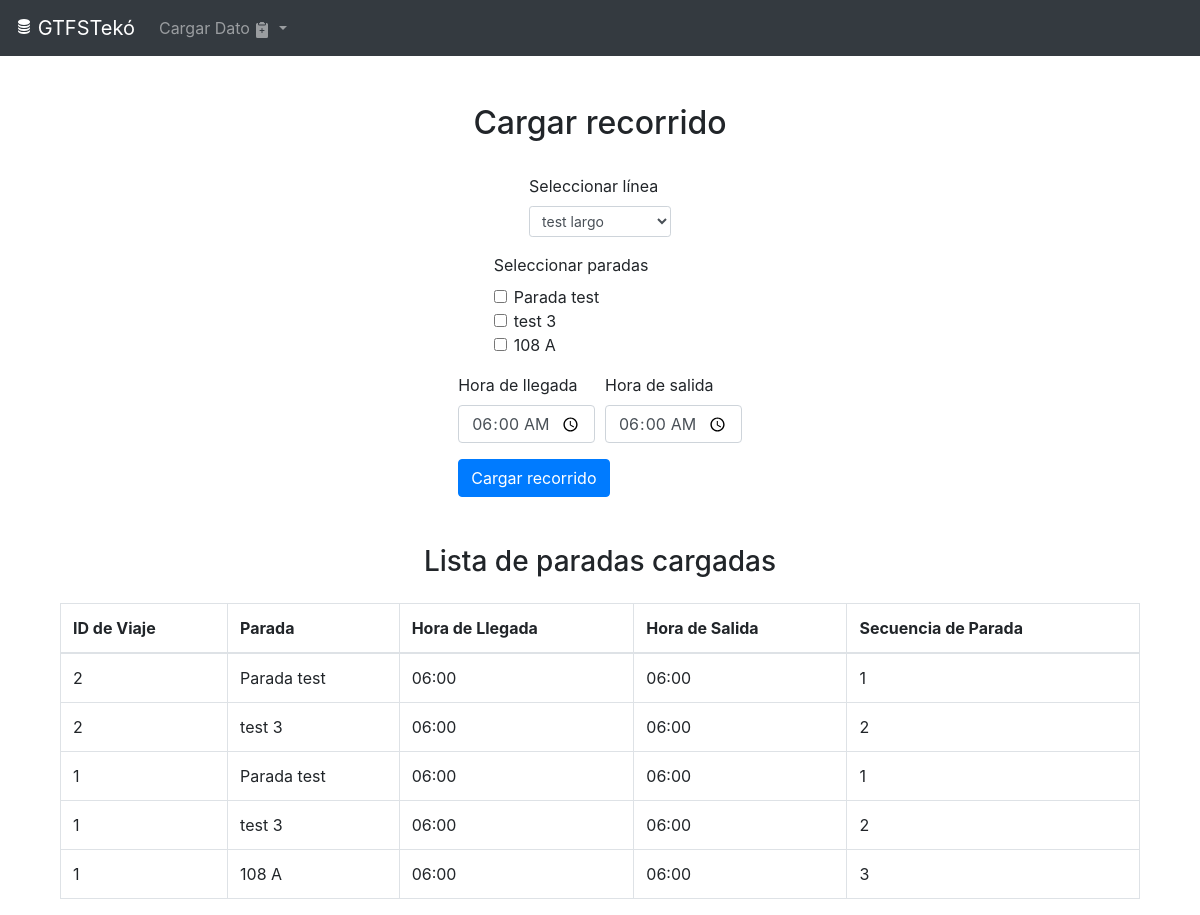
/gtfs/cargar_recorrido, run on an earlier commit of the app's database.
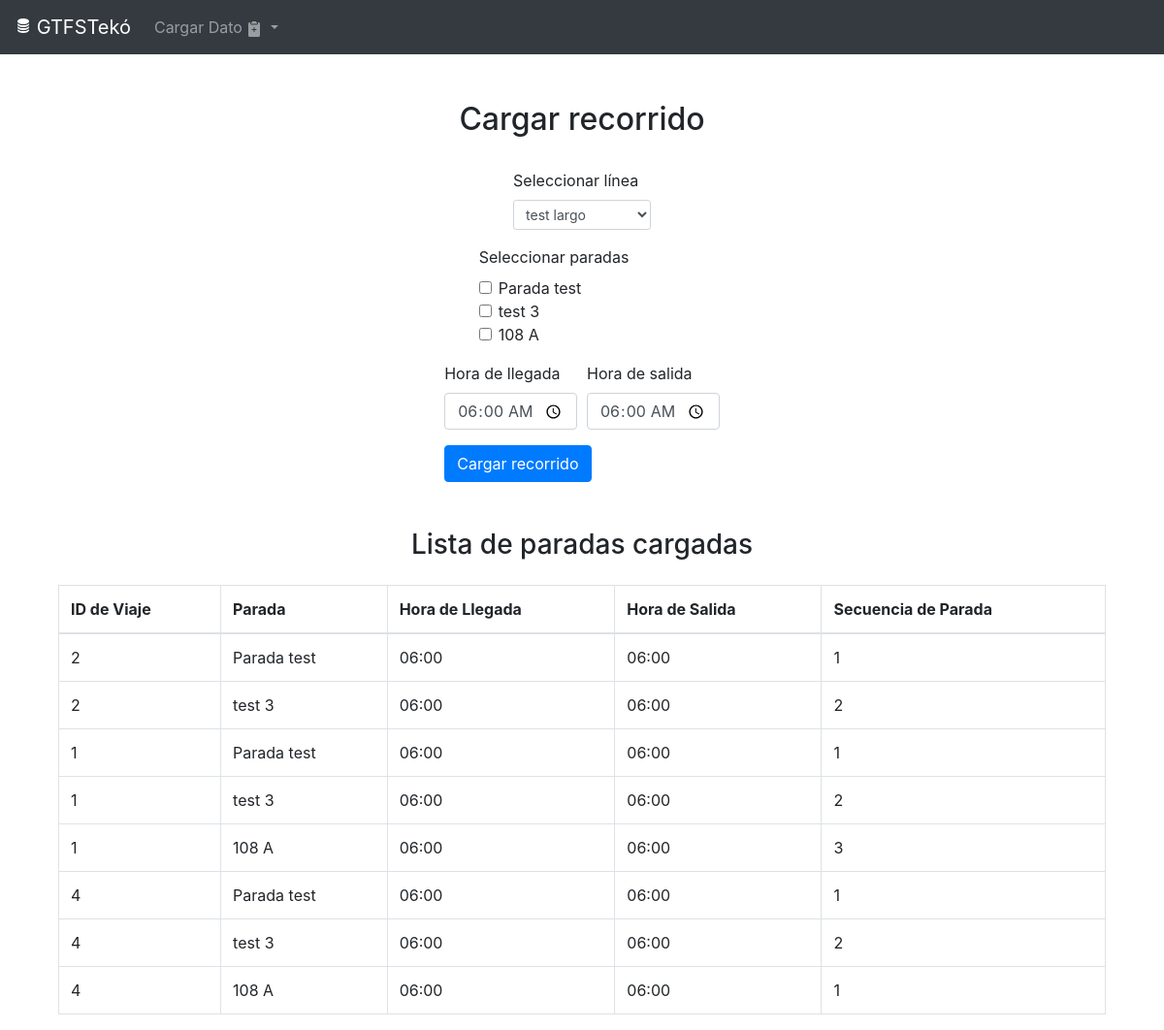
And on a later commit of the database.
### models/models.py (models this page shows)
class Stop(db.Model):
    stop_id = db.Column(db.Integer, primary_key=True)
    stop_name = db.Column(db.String(100), nullable=False)
    stop_lat = db.Column(db.Float, nullable=False)
    stop_lon = db.Column(db.Float, nullable=False)
    stop_desc = db.Column(db.String(100))

class StopTime(db.Model):
    trip_id = db.Column(db.Integer, db.ForeignKey('trip.trip_id'), primary_key=True)
    stop_id = db.Column(db.Integer, db.ForeignKey('stop.stop_id'), primary_key=True)
    arrival_time = db.Column(db.String(8), nullable=False)
    departure_time = db.Column(db.String(8), nullable=False)
    stop_sequence = db.Column(db.Integer, nullable=False)

### routes/recorrido_routes.py (the view, shortened to what this page needs)
@gtfs_bp.route('/cargar_recorrido', methods=['GET', 'POST'])
def cargar_recorrido():
    routes = Route.query.all()
    stops = Stop.query.all()
    stop_times = StopTime.query.all()
    return render_template('cargar_recorrido.html', routes=routes, stops=stops, stop_times=stop_times)
    routes = Route.query.all()
    stops = Stop.query.all()
    stop_times = StopTime.query.all()
    return render_template('cargar_recorrido.html', routes=routes, stops=stops, stop_times=stop_times)

### templates/cargar_recorrido.html (shortened to what this page needs)
{% extends "base.html" %}
{% block content %}
<div class="container mt-5 d-flex align-items-center flex-column">
    <h2 class="text-center">Cargar recorrido</h2>
    <form method="POST" action="{{ url_for('gtfs.cargar_recorrido') }}" class="mt-4">
        <div class="d-flex justify-content-center">
            <div class="form-group w-50">
                <label for="route_id">Seleccionar línea</label>
                <select class="form-control form-control-sm" id="route_id" name="route_id" required>
                    {% for route in routes %}
                    <option value="{{ route.route_id }}">{{ route.route_long_name }}</option>
                    {% endfor %}
                </select>
            </div>
        </div>
        <div class="d-flex justify-content-center">
            <div class="form-group w-75">
                <label for="stops">Seleccionar paradas</label>
                <div class="form-check">
                    {% for stop in stops %}
                    <input type="checkbox" class="form-check-input" id="stop_{{ stop.stop_id }}" name="stop_ids" value="{{ stop.stop_id }}">
                    <label class="form-check-label" for="stop_{{ stop.stop_id }}">{{ stop.stop_name }}</label><br>
                    {% endfor %}
                </div>
            </div>
        </div>
        <div class="d-flex justify-content-center">
            <div class="form-row">
                <div class="form-group col">
                    <label for="arrival_time">Hora de llegada</label>
                    <input type="time" class="form-control" id="arrival_time" name="arrival_time" value="06:00" required>
                </div>
                <div class="form-group col">
                    <label for="departure_time">Hora de salida</label>
                    <input type="time" class="form-control" id="departure_time" name="departure_time" value="06:00" required>
                </div>
            </div>
        </div>
        <button type="submit" class="btn btn-primary">Cargar recorrido</button>
    </form>
    <h3 class="mt-5">Lista de paradas cargadas</h3>
    <table class="table table-bordered mt-3">
        <thead>
            <tr>
                <th>ID de Viaje</th>
                <th>Parada</th>
                <th>Hora de Llegada</th>
                <th>Hora de Salida</th>
                <th>Secuencia de Parada</th>
            </tr>
        </thead>
        <tbody>
            {% for stop_time in stop_times %}
            <tr>
                <td>{{ stop_time.trip_id }}</td>
                <td>
                    {% for stop in stops %}
                        {% if stop.stop_id == stop_time.stop_id %}
                            {{ stop.stop_name }}
                        {% endif %}
                    {% endfor %}
                </td>
                <td>{{ stop_time.arrival_time }}</td>
                <td>{{ stop_time.departure_time }}</td>
                <td>{{ stop_time.stop_sequence }}</td>
            </tr>
            {% endfor %}
        </tbody>
    </table>
</div>
{% endblock %}

### templates/base.html (shortened to what this page needs)
<!DOCTYPE html>
<html lang="en">
<head>
    <link rel="stylesheet" href="https://stackpath.bootstrapcdn.com/bootstrap/4.5.2/css/bootstrap.min.css">
</head>
<body>
    {% include 'navbar.html' %}
    <div class="container">
        {% block content %}{% endblock %}
    </div>
</body>
</html>

### templates/navbar.html (shortened to what this page needs)
<nav class="navbar navbar-expand-lg navbar-dark bg-dark">
    <a class="navbar-brand" href="{{ url_for('index') }}">
        GTFSTekó</a>
    <div class="collapse navbar-collapse" id="navbarNav">
        <ul class="navbar-nav mr-auto">
            <li class="nav-item dropdown">
                <a class="nav-link dropdown-toggle" href="#" id="navbarDropdownCargar" role="button" data-toggle="dropdown" aria-haspopup="true" aria-expanded="false">
                     Cargar Dato
                </a>
            </li>
        </ul>
    </div>
</nav>

What changed in the data, as far as the page shows it:
added StopTime: trip_id "4", arrival_time "06:00", departure_time "06:00", stop_sequence "1", Stop (stop_name "Parada test")
added StopTime: trip_id "4", arrival_time "06:00", departure_time "06:00", stop_sequence "2", Stop (stop_name "test 3")
added StopTime: trip_id "4", arrival_time "06:00", departure_time "06:00", stop_sequence "1", Stop (stop_name "108 A")
